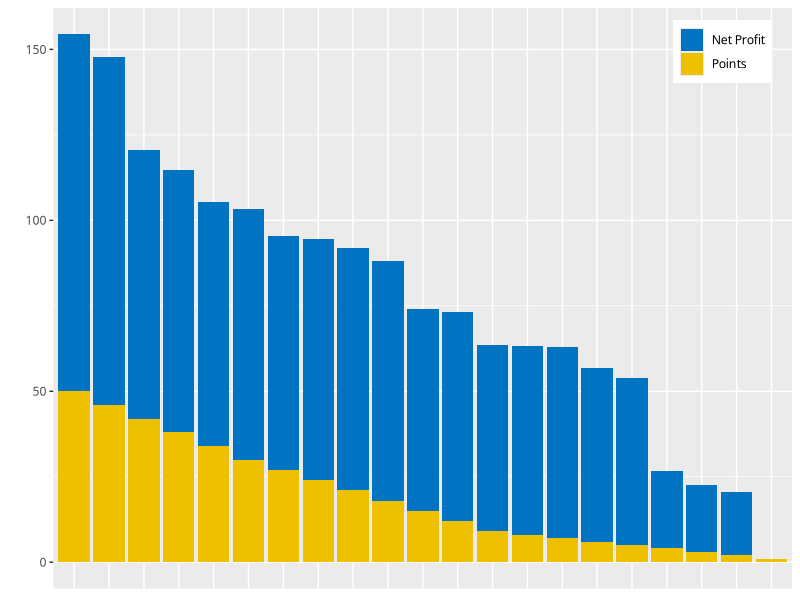
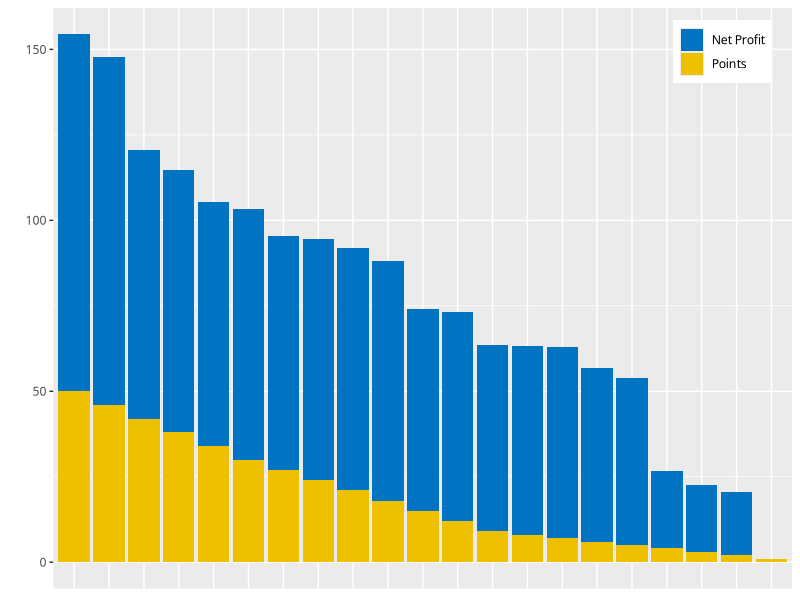

Reproduce these figures in R, in order.
library(tidyverse)

results <- data.frame(
  team_num = c(
    14, 12, 2, 11, 8, 3, 15, 7, 9, 17,
    1, 13, 18, 5, 4, 10, 20, 21, 16, 6, 19
  ),
  team_name = c(
    "AiCU", "DIGLILOG", "IUA.CAAS", "The Automators", "Automatoes",
    "Koifish", "StomData", "KyotoAgri", "CPlant", "Automato", "Amazona",
    "Tomato Federation", "Dewey eGardener", "TOPmatoes", "Tomatinators",
    "Rotterdam.AI", "Saturnalia", "Hitomato", "RedMachine",
    "Human-AI Copperation", "Cydonia"
  ),
  tc = c(
    16, 15.6, 14.4, 16.8, 17.6, 11.6, 16, 12.2, 15.6, 15,
    14.4, 14, 11.8, 15.8, 16.8, 16, 10.4, 8.8, 11.4, 9.6, 7.6
  ),
  s_ai = c(
    22.8, 23.1, 18, 21.6, 22.8, 14.4, 17.4, 12.9, 21.6, 21.3,
    19.5, 17.4, 12.6, 19.8, 15.6, 18.6, 16.2, 16.2, 14.4, 14.4, 4.8
  ),
  pr = c(
    50, 46, 42, 30, 24, 38, 27, 34, 21, 18,
    12, 9, 15, 3, 5, 2, 7, 8, 6, 4, 1
  ),
  np = c(
    154.5, 147.7, 120.5, 103.3, 94.4, 114.8, 95.3, 105.3, 92.0, 88.1,
    73.1, 63.4, 74.2, 22.7, 53.8, 20.6, 62.8, 63.2, 56.7, 26.8, 0.7
  ),
  stringsAsFactors = F
)

p_results <- data.frame(
  team_num = c(results$team_num, results$team_num),
  team_name = c(results$team_name, results$team_name),
  result = c(results$np, results$pr),
  result_type = c(rep("Net Profit", 21), rep("Points", 21))
)

library(ggsci)

ggplot(p_results) +
  geom_bar(
    aes(x = reorder(team_name, -result), y = result, fill = result_type),
    stat = "identity", position = "identity"
  ) +
  xlab("") +
  ylab("") +
  theme(
    text = element_text(family = "Source Han Sans"),
    axis.title.x = element_blank(),
    axis.line.x = element_blank(),
    axis.ticks.x = element_blank(),
    axis.text.x = element_blank(),
    legend.title = element_blank(),
    legend.justification = c(1.2, 1.2),
    legend.position = c(1, 1)
  ) +
  scale_fill_jco()

ggsave(
  "net-profit-and-points-results.png",
  width = 4, height = 2, dpi = 150, scale = 1.5
)
